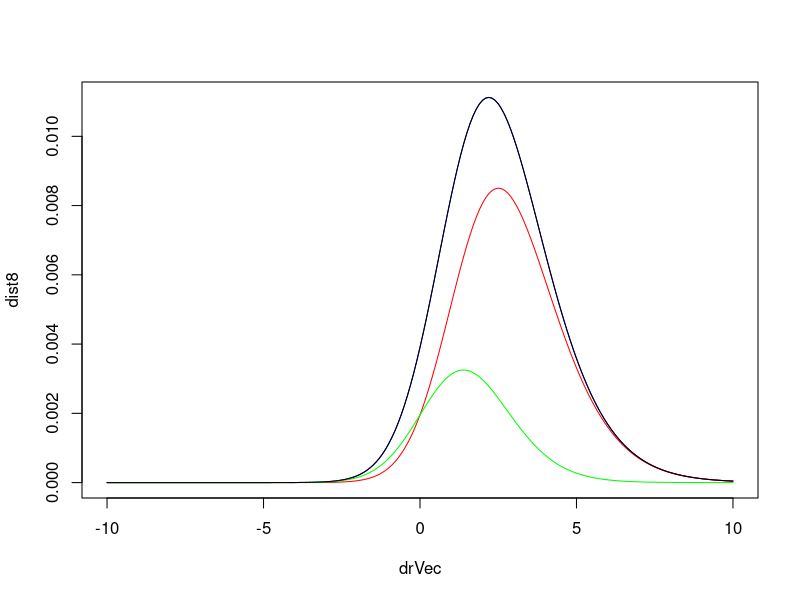

Generate this figure with R: (Note: this script raises an error after producing the figure.)
##here I find the probability of a seqeuence n wins in m matches
##for values dr (r1 - r2).
##doign this for different dr gives the distribution if out
##prior was uniform

alpha <- 2

evo <- function(dr,n,m) {
  u <- exp(dr/alpha)
  u^n / (1 + u)^m
}

drVec = -100:100 / 10


dist8 = evo(drVec,6,8)
dist9 = evo(drVec,7,9)
dist9a = evo(drVec,6,9)
plot(drVec,dist8,t="l",col="blue")
points(drVec,dist9,t="l",col="red")
points(drVec,dist9a,t="l",col="green")

m8 = sum(dist8 * drVec) / sum(dist8)
mv8 = sum( dist8 * (drVec - m8)^2) / sum(dist8)
m9 = sum( dist9 * drVec) / sum(dist9)
mv9 = sum( dist9 * (drVec - m9)^2) / sum(dist9)
m9a = sum( dist9a * drVec) / sum(dist9a)
mv9a = sum( dist9a * (drVec - m9a)^2) / sum(dist9a)


dist8a = dist9 + dist9a
points(drVec,dist8a,t="l",col="black")

###########################################

pMatchVec(r1,r2,p1Wins)

gradLogP(r1,r2,p1Wins,p1,p2,pr)


PROB_CONSTANT <- 99/3

compareDer <- function(r1,r2,delta) {
  m1 <- log(pMatchVec(r1,r2,TRUE))
  m1d <- log(pMatchVec(r1 + delta,r2,TRUE))
  
  numDer <- (m1d - m1)/delta
  
  calcDer <- gradLogP(r1,r2,TRUE,1,2,1)
  
  list(m1=m1,numDer=numDer,calDer = calcDer,err = numDer - calcDer)
}

r1 <- 50
r2 <- 60
compareDer(r1,r2,.1)
compareDer(r1,r2,.01)
compareDer(r1,r2,.001)
compareDer(r1,r2,.0001)
compareDer(r1,r2,.00001)
compareDer(r1,r2,.000001)
compareDer(r1,r2,.0000001)
compareDer(r1,r2,.00000001)
compareDer(r1,r2,.000000001)
compareDer(r1,r2,.0000000001)
compareDer(r1,r2,.00000000001)

